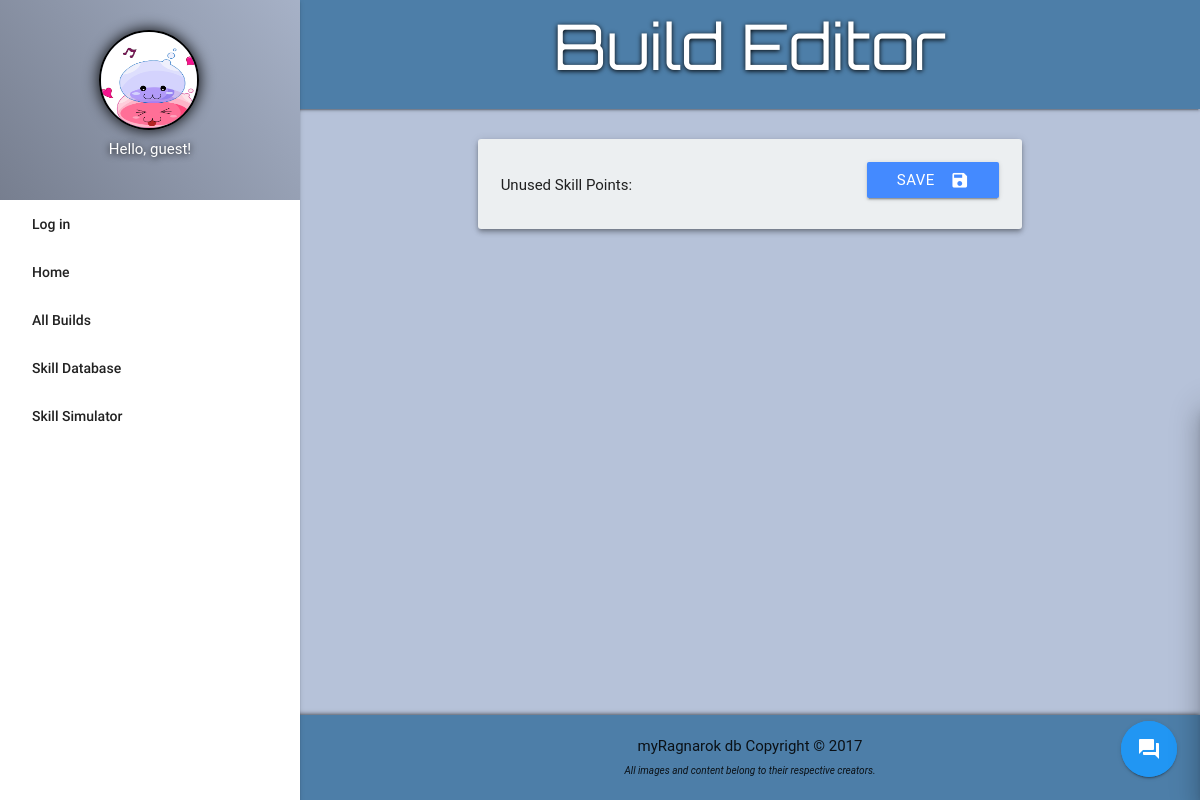
Page /build_update.php?build_id=25 on the earlier database version.
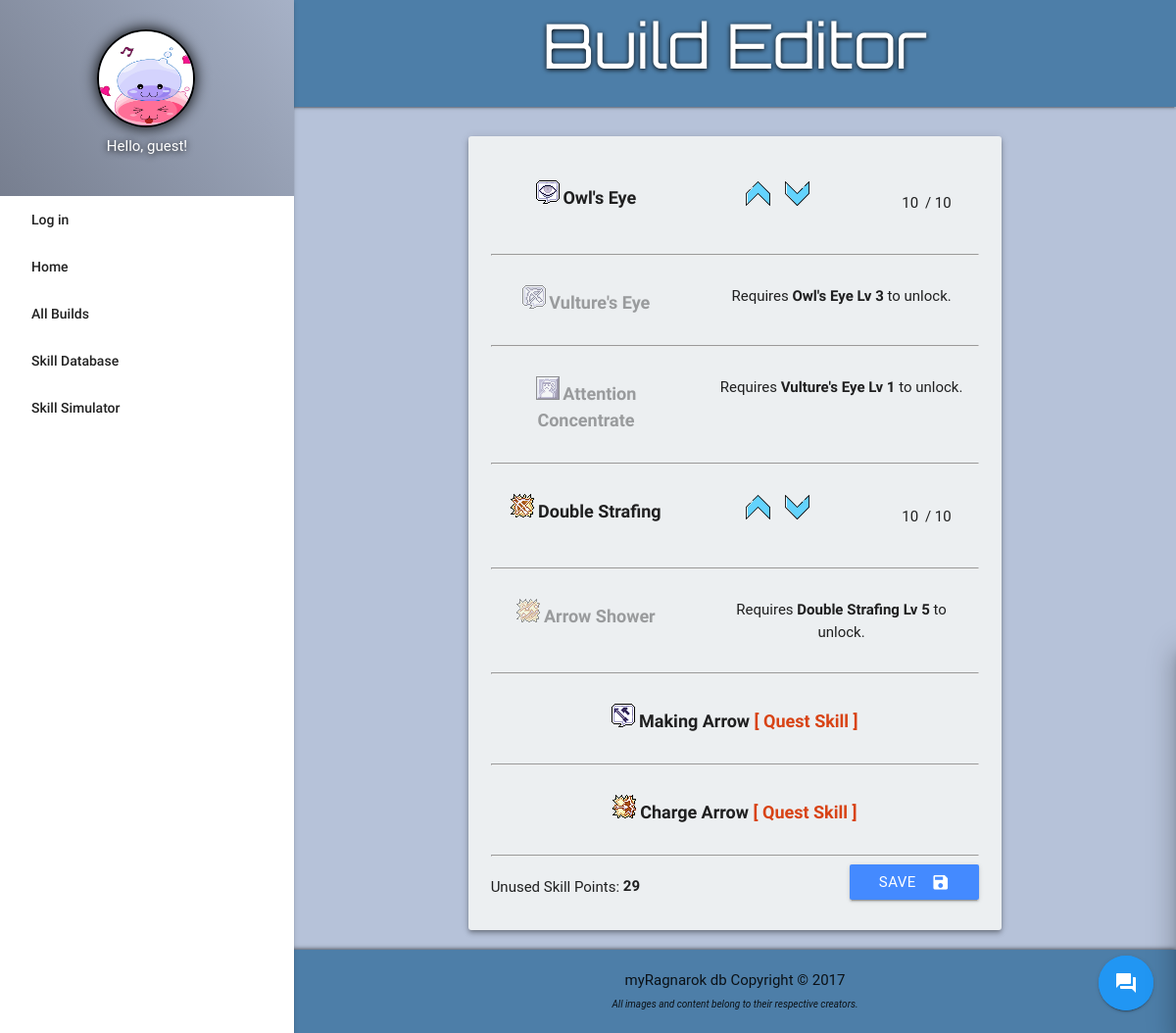
Same page on the later database version.
### tables this page shows
CREATE TABLE `skill_sims` (
  `id` int(10) NOT NULL,
  `skill_id` int(10) DEFAULT NULL,
  `level` int(10) NOT NULL,
  `build_id` int(10) DEFAULT NULL,
  `pts_left` int(11) NOT NULL
);

CREATE TABLE `skills` (
  `id` int(10) NOT NULL,
  `skill_name` varchar(255) NOT NULL,
  `description` text NOT NULL,
  `class` varchar(255) DEFAULT NULL,
  `required_for` varchar(255) NOT NULL DEFAULT 'None',
  `max_level` int(10) NOT NULL,
  `icon` varchar(255) NOT NULL,
  `quest_skill` varchar(255) NOT NULL DEFAULT 'No',
  `unlock_requirements` varchar(255) NOT NULL DEFAULT 'None'
);

### build_update.php (the view, shortened to what this page needs)
<?php
function header_title(){
	echo 'Build Editor';
};
function display_content(){
	global $conn;
	$build_id = $_GET['build_id'];
	echo '<div class="container">';
	$sql = "SELECT * FROM skill_sims ss JOIN skills s ON ss.skill_id = s.id WHERE build_id = '$build_id'";
	$result = mysqli_query($conn, $sql);
		echo '<div class="row">
			<div class="bg margin-top z-depth-2 col l10 m12 s12 offset-l1 center-align">
				<form method="POST">';
				while($row = mysqli_fetch_assoc($result)){
					extract($row);
					if($quest_skill == 'No'){
							echo'<div class="row row-no-margin">
								<div class="'.$id.' col l5 m5 s12">
									<img id="icon'.$skill_name.'" src="'.$icon.'"> <span class="skill-db-header">'.$skill_name.'</span>
								</div>
								<div class="skill-data'.$id.' col l4 m4 s6"><button id="add'.$skill_name.'" onclick="level(1,this.id)" type="button" class="add'.$id.'"><img src="images/up-arrow.svg" alt="up" height="25"></button>
									<button id="min'.$skill_name.'" onclick="level(-1,this.id)" type="button" class="min'.$id.'"><img src="images/down-arrow.svg" alt="down" height="25"></button>
								</div>
								<div class="skill-data'.$id.' col l3 m3 s6" id="skill-values'.$skill_name.'">
										<input readonly type="text" id="level'.$skill_name.'" class="level'.$id.' current-skill-level" name="'.$skill_name.'" value="'.$level.'" style="width: 20px; border-bottom: none; margin: 0">
										<span style="display:none" id="hidden'.$skill_name.'" class="hidden'.$id.'">'.$level.'</span>
										<span class="hide-on-small-only"> / </span>
										<span id="max'.$skill_name.'" class="hide-on-small-only">'.$max_level.'</span><br>
								</div>';
								if($unlock_requirements != 'None'){
									echo '<div class="skill-requirements'.$id.' col l7 m7 s12">
										<span>Requires <b>'.$unlock_requirements.'</b> to unlock.</span>
									</div>';
								}
							echo '</div><hr>';
					};
					if($quest_skill == 'Yes'){
							echo '<div class="row row-no-margin">
								<div class="'.$id.' col l12 m12 s12">
									<img id="icon'.$skill_name.'" src="'.$icon.'"> <span class="skill-db-header">'.$skill_name.' <span class="quest-marker">[ Quest Skill ]</span></span>
									<input hidden type="text" id="level'.$skill_name.'" name="'.$skill_name.'" value="1">
								</div>
							</div><hr>';
					};
				};
					echo '<button type="submit" name="updateBuild" class="btn blue accent-2 btn-hover-scale right"><i class="right material-icons">save</i>Save</button>
					<span class="left">Unused Skill Points: <span id="unused-sp"><b><input type="text" id="sp_left" name="sp_left" value="'.$pts_left.'" style="width: 20px; border-bottom: none; margin: 0"></b></span></span>
				</form>
			</div>
		</div>
	</div>';
};
require_once 'template.php';
?>

Differences in the rows shown:
added skill_sims: skill.icon (picture), skill.skill_name "Owl's Eye", level "10", skill.max_level "10"
added skill_sims: skill.icon (picture), skill.skill_name "Vulture's Eye", skill.unlock_requirements "Owl's Eye Lv 3"
added skill_sims: skill.icon (picture), skill.skill_name "Attention Concentrate", skill.unlock_requirements "Vulture's Eye Lv 1"
added skill_sims: skill.icon (picture), skill.skill_name "Double Strafing", level "10", skill.max_level "10"
added skill_sims: skill.icon (picture), skill.skill_name "Arrow Shower", skill.unlock_requirements "Double Strafing Lv 5"
added skill_sims: skill.icon (picture), skill.skill_name "Making Arrow"
added skill_sims: skill.icon (picture), skill.skill_name "Charge Arrow", sp_left "29"
